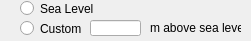
            <widget class="QWidget" name="elev_options_widget" native="true">
             <property name="geometry">
              <rect>
               <x>150</x>
               <y>100</y>
               <width>251</width>
               <height>41</height>
              </rect>
             </property>
             <widget class="QRadioButton" name="elev_custom">
              <property name="geometry">
               <rect>
                <x>20</x>
                <y>20</y>
                <width>71</width>
                <height>17</height>
               </rect>
              </property>
              <property name="whatsThis">
               <string>Input data given as a population density [people/ ha]</string>
              </property>
              <property name="text">
               <string>Custom</string>
              </property>
             </widget>
             <widget class="QRadioButton" name="elev_sealevel">
              <property name="geometry">
               <rect>
                <x>20</x>
                <y>0</y>
                <width>101</width>
                <height>17</height>
               </rect>
              </property>
              <property name="whatsThis">
               <string>&lt;!DOCTYPE HTML PUBLIC &quot;-//W3C//DTD HTML 4.0//EN&quot; &quot;http://www.w3.org/TR/REC-html40/strict.dtd&quot;&gt;
&lt;html&gt;&lt;head&gt;&lt;meta name=&quot;qrichtext&quot; content=&quot;1&quot; /&gt;&lt;style type=&quot;text/css&quot;&gt;
p, li { white-space: pre-wrap; }
&lt;/style&gt;&lt;/head&gt;&lt;body style=&quot; font-family:'MS Shell Dlg 2'; font-size:8.25pt; font-weight:400; font-style:normal;&quot;&gt;
&lt;p style=&quot; margin-top:0px; margin-bottom:0px; margin-left:0px; margin-right:0px; -qt-block-indent:0; text-indent:0px;&quot;&gt;&lt;span style=&quot; font-size:8pt;&quot;&gt;Input data given as a total population [no. of people]&lt;/span&gt;&lt;/p&gt;&lt;/body&gt;&lt;/html&gt;</string>
              </property>
              <property name="text">
               <string>Sea Level</string>
              </property>
             </widget>
             <widget class="QLineEdit" name="elev_referencebox">
              <property name="geometry">
               <rect>
                <x>90</x>
                <y>20</y>
                <width>51</width>
                <height>16</height>
               </rect>
              </property>
             </widget>
             <widget class="QLabel" name="elev_referencelbl">
              <property name="geometry">
               <rect>
                <x>150</x>
                <y>20</y>
                <width>91</width>
                <height>16</height>
               </rect>
              </property>
              <property name="text">
               <string>m above sea level</string>
              </property>
             </widget>
            </widget>
